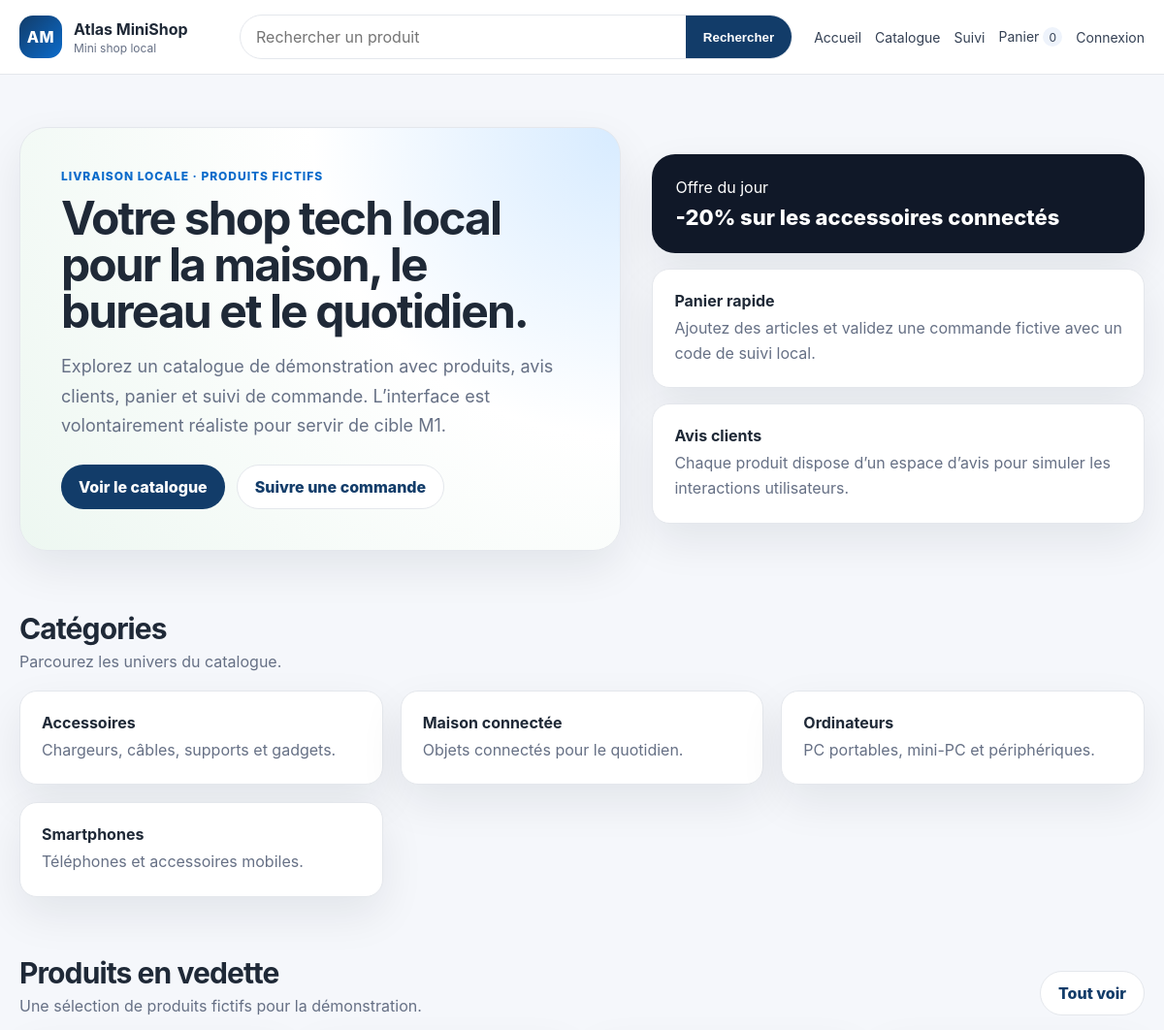
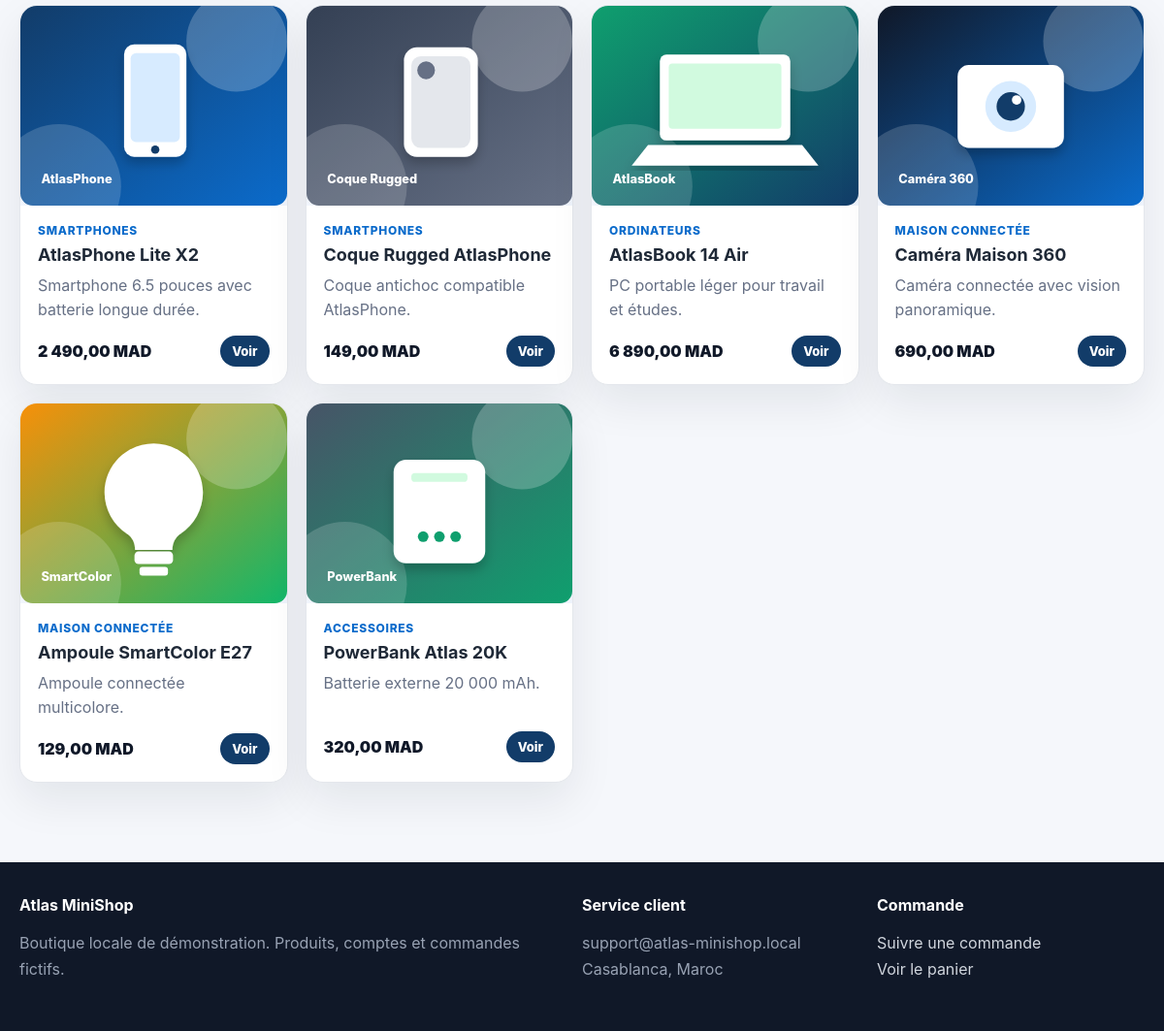
The page / on the database its author committed (2 pictures, top to bottom).
### tables this page shows
CREATE TABLE categories (
    id INT AUTO_INCREMENT PRIMARY KEY,
    name VARCHAR(120) NOT NULL,
    description TEXT
);

CREATE TABLE products (
    id INT AUTO_INCREMENT PRIMARY KEY,
    category_id INT,
    name VARCHAR(180) NOT NULL,
    slug VARCHAR(220) NOT NULL,
    price DECIMAL(10,2) NOT NULL,
    old_price DECIMAL(10,2) NULL,
    image VARCHAR(255) NOT NULL,
    short_description VARCHAR(255) NOT NULL,
    description TEXT NOT NULL,
    stock INT NOT NULL DEFAULT 0,
    featured TINYINT(1) NOT NULL DEFAULT 0,
    created_at DATETIME NOT NULL DEFAULT CURRENT_TIMESTAMP,
    CONSTRAINT fk_products_category FOREIGN KEY (category_id) REFERENCES categories(id) ON DELETE SET NULL
);

### config/db.php (called while the page is built, shortened)
<?php
$conn = mysqli_connect(DB_HOST, DB_USER, DB_PASS, DB_NAME, DB_PORT);
mysqli_set_charset($conn, 'utf8mb4');
mysqli_query($conn, "SET time_zone='+00:00'");
function db_query(string $sql)
{
    global $conn;
    $result = mysqli_query($conn, $sql);
    return $result;
}
function db_all(string $sql): array
{
    $rows = [];
    $result = db_query($sql);
    if ($result) {
        while ($row = mysqli_fetch_assoc($result)) {
            $rows[] = $row;
        }
    }
    return $rows;
}

### includes/helpers.php (the view, shortened to what this page needs)
<?php
require_once __DIR__ . '/../config/db.php';
function e($value): string
{
    return htmlspecialchars((string)$value, ENT_QUOTES, 'UTF-8');
}
function asset(string $path): string
{
    return 'assets/' . ltrim($path, '/');
}
function money($value): string
{
    return number_format((float)$value, 2, ',', ' ') . ' MAD';
}
function current_user(): ?array
{
    return $_SESSION['user'] ?? null;
}
function cart_count(): int
{
    if (empty($_SESSION['cart']) || !is_array($_SESSION['cart'])) {
        return 0;
    }
    return array_sum($_SESSION['cart']);
}
function product_card(array $product): void
{
    ?>
    <article class="product-card">
        <a class="product-media" href="product.php?id=<?= e($product['id']) ?>">
            <img src="<?= e($product['image']) ?>" alt="<?= e($product['name']) ?>">
        </a>
        <div class="product-body">
            <div class="product-meta"><?= e($product['category'] ?? 'Catalogue') ?></div>
            <h3><a href="product.php?id=<?= e($product['id']) ?>"><?= e($product['name']) ?></a></h3>
            <p><?= e($product['short_description']) ?></p>
            <div class="product-bottom">
                <span class="price"><?= money($product['price']) ?></span>
                <a class="btn btn-small" href="product.php?id=<?= e($product['id']) ?>">Voir</a>
            </div>
        </div>
    </article>
    <?php
}

### includes/header.php (shortened to what this page needs)
<?php
require_once __DIR__ . '/helpers.php';
$user = current_user();
?>
<!doctype html>
<html lang="fr">
<head>
    <link rel="stylesheet" href="<?= e(asset('css/style.css')) ?>">
</head>
<body>
<header class="topbar">
    <div class="container topbar-inner">
        <a class="brand" href="index.php">
            <span class="brand-mark">AM</span>
            <span>
                <strong><?= e(APP_NAME) ?></strong>
                <small>Mini shop local</small>
            </span>
        </a>
        <form class="top-search" action="search.php" method="get">
            <input type="search" name="q" placeholder="Rechercher un produit" value="<?= isset($_GET['q']) ? e($_GET['q']) : '' ?>">
            <button type="submit">Rechercher</button>
        </form>
        <nav class="nav">
            <a href="index.php">Accueil</a>
            <a href="search.php">Catalogue</a>
            <a href="track_order.php">Suivi</a>
            <a href="cart.php">Panier <span class="pill"><?= cart_count() ?></span></a>
            <?php if ($user): ?>
                <a href="account.php">Compte</a>
                <?php if (is_admin()): ?><a href="admin.php">Admin</a><?php endif; ?>
                <a href="logout.php">Sortir</a>
            <?php else: ?>
                <a href="login.php">Connexion</a>
            <?php endif; ?>
        </nav>
    </div>
</header>
<main>

### index.php (shortened to what this page needs)
<?php
require_once __DIR__ . '/includes/header.php';
$featured = db_all("SELECT p.id, p.name, p.price, p.image, p.short_description, c.name AS category
                    FROM products p
                    LEFT JOIN categories c ON c.id = p.category_id
                    WHERE p.featured = 1
                    ORDER BY p.created_at DESC
                    LIMIT 8");
$categories = db_all("SELECT id, name, description FROM categories ORDER BY name ASC");
?>
<section class="hero">
    <div class="container hero-grid">
        <div class="hero-card">
            <div class="eyebrow">Livraison locale · Produits fictifs</div>
            <h1>Votre shop tech local pour la maison, le bureau et le quotidien.</h1>
            <p class="lead">Explorez un catalogue de démonstration avec produits, avis clients, panier et suivi de commande. L’interface est volontairement réaliste pour servir de cible M1.</p>
            <div class="hero-actions">
                <a class="btn" href="search.php">Voir le catalogue</a>
                <a class="btn btn-secondary" href="track_order.php">Suivre une commande</a>
            </div>
        </div>
        <div class="hero-side">
            <div class="promo-box">
                Offre du jour
                <span data-promo-message>-20% sur les accessoires connectés</span>
            </div>
            <div class="info-card">
                <strong>Panier rapide</strong>
                <p>Ajoutez des articles et validez une commande fictive avec un code de suivi local.</p>
            </div>
            <div class="info-card">
                <strong>Avis clients</strong>
                <p>Chaque produit dispose d’un espace d’avis pour simuler les interactions utilisateurs.</p>
            </div>
        </div>
    </div>
</section>
<section class="section">
    <div class="container">
        <div class="section-head">
            <div>
                <h2>Catégories</h2>
                <p>Parcourez les univers du catalogue.</p>
            </div>
        </div>
        <div class="grid-3">
            <?php foreach ($categories as $category): ?>
                <a class="info-card" href="search.php?q=<?= e(urlencode($category['name'])) ?>">
                    <strong><?= e($category['name']) ?></strong>
                    <p><?= e($category['description']) ?></p>
                </a>
            <?php endforeach; ?>
        </div>
    </div>
</section>
<section class="section">
    <div class="container">
        <div class="section-head">
            <div>
                <h2>Produits en vedette</h2>
                <p>Une sélection de produits fictifs pour la démonstration.</p>
            </div>
            <a class="btn btn-secondary" href="search.php">Tout voir</a>
        </div>
        <div class="grid">
            <?php foreach ($featured as $product): ?>
                <?php product_card($product); ?>
            <?php endforeach; ?>
        </div>
    </div>
</section>
<?php require_once __DIR__ . '/includes/footer.php'; ?>

### includes/footer.php (shortened to what this page needs)
</main>
<footer class="footer">
    <div class="container footer-grid">
        <div>
            <strong><?= e(APP_NAME) ?></strong>
            <p>Boutique locale de démonstration. Produits, comptes et commandes fictifs.</p>
        </div>
        <div>
            <strong>Service client</strong>
            <p>support@atlas-minishop.local<br>Casablanca, Maroc</p>
        </div>
        <div>
            <strong>Commande</strong>
            <p><a href="track_order.php">Suivre une commande</a><br><a href="cart.php">Voir le panier</a></p>
        </div>
    </div>
</footer>
</body>
</html>

### rows shown on the page
categories: name "Accessoires", description "Chargeurs, câbles, supports et gadgets."
categories: name "Maison connectée", description "Objets connectés pour le quotidien."
categories: name "Ordinateurs", description "PC portables, mini-PC et périphériques."
categories: name "Smartphones", description "Téléphones et accessoires mobiles."
products: image (picture), category.name "SMARTPHONES", name "AtlasPhone Lite X2", short_description "Smartphone 6.5 pouces avec batterie longue durée.", price "2 490,00 MAD"
products: image (picture), category.name "SMARTPHONES", name "Coque Rugged AtlasPhone", short_description "Coque antichoc compatible AtlasPhone.", price "149,00 MAD"
products: image (picture), category.name "ORDINATEURS", name "AtlasBook 14 Air", short_description "PC portable léger pour travail et études.", price "6 890,00 MAD"
products: image (picture), category.name "MAISON CONNECTÉE", name "Caméra Maison 360", short_description "Caméra connectée avec vision panoramique.", price "690,00 MAD"
products: image (picture), category.name "MAISON CONNECTÉE", name "Ampoule SmartColor E27", short_description "Ampoule connectée multicolore.", price "129,00 MAD"
products: image (picture), category.name "ACCESSOIRES", name "PowerBank Atlas 20K", short_description "Batterie externe 20 000 mAh.", price "320,00 MAD"

### other values the page prints
APP_NAME "Atlas MiniShop"
cart_count() "0"
